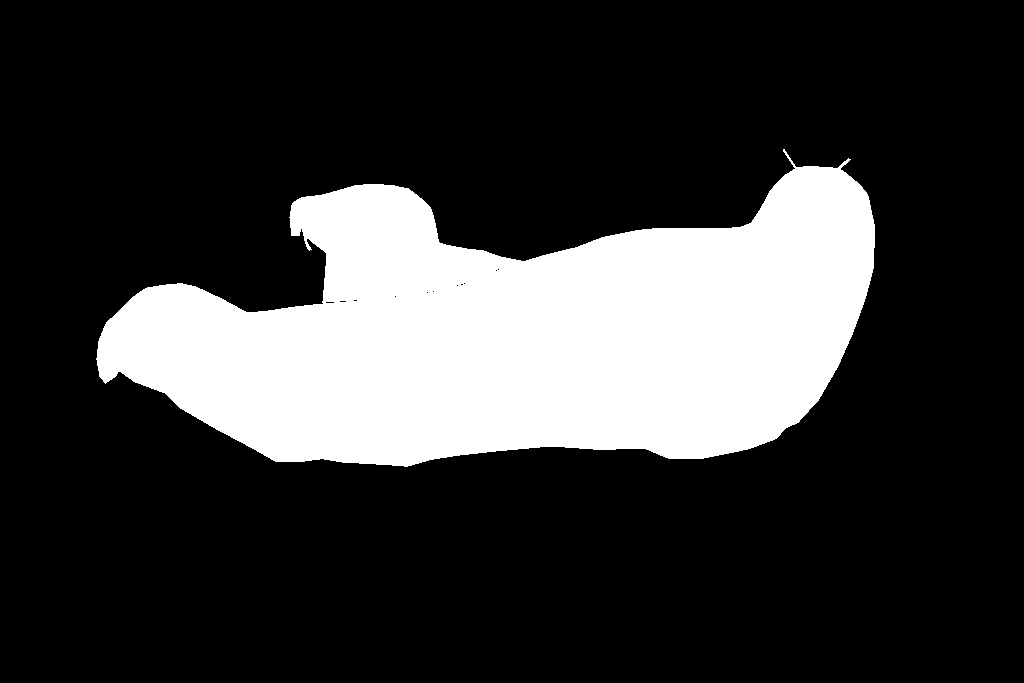
#> input picture test_img/GT/example.png, 1024 x 683 px, found by its file name
$ jupyter execute --allow-errors test_cod.ipynb
#> lines starting #> are read from the running program, lines starting #| are printed output that depends on the picture; after the words box and inside, x2 and y2 are one past the last pixel; in counts of white or black regions, pixels touching at a corner belong together
# 处理单张图片的推理测试
会有引用包的问题，正常如果要单独运行需要将脚本挪到segment-anything这个包的相同路径下

[cell 1]
import numpy as np
import cv2
import torch
import torchvision
import matplotlib.pyplot as plt

从ground_truth直接生成BBox的区域，用于模型输入的prompt
同时实现可视化

[cell 2]
def get_bbox(gt):
    """
    Given a ground truth segmentation image, returns a bounding box that completely encloses the segmentation.
    :param img: A ground truth segmentation image
    :return: A numpy array of the form [x1, y1, x2, y2] representing the bounding box
    """
    # Convert the image to binary
    _, binary = cv2.threshold(gt, 0, 255, cv2.THRESH_BINARY)

    # Find the contours of the binary image
    contours, _ = cv2.findContours(binary, cv2.RETR_EXTERNAL, cv2.CHAIN_APPROX_SIMPLE)

    # Find the bounding box of the contours
    x, y, w, h = cv2.boundingRect(contours[0])

    # Return the bounding box as a numpy array
    return np.array([x, y, x+w, y+h])

# 使用ipynb可视化操作
def show_box(box, ax):
    x0, y0 = box[0], box[1]
    w, h = box[2] - box[0], box[3] - box[1]
    ax.add_patch(plt.Rectangle((x0, y0), w, h, edgecolor='green', facecolor=(0,0,0,0), lw=2))

def show_mask(mask, ax, random_color=False):
    if random_color:
        color = np.concatenate([np.random.random(3), np.array([0.6])], axis=0)
    else:
        color = np.array([30/255, 144/255, 255/255, 0.6])
    h, w = mask.shape[-2:]
    mask_image = mask.reshape(h, w, 1) * color.reshape(1, 1, -1)
    ax.imshow(mask_image)

[cell 3]
# testing code for single-pic bbox generation
gt_path = '/root/segment-anything/SAM-COD/test_img/GT/example.png'
gt = cv2.imread(gt_path, cv2.IMREAD_GRAYSCALE)
#> gt: shape (683, 1024); 21.8% white; 1 white region
bbox = get_bbox(gt)
#> in get_bbox, `contours, _ = cv2.findContours(binary, cv2.RETR_EXTERNAL, cv2.CHAIN_AP..`: contours = 1 contour; box (x1, y1, x2, y2) and area: (96, 149, 875, 467) 151427
#> in get_bbox, `x, y, w, h = cv2.boundingRect(contours[0])`: x = 96; y = 149; w = 779; h = 318
#> bbox = [96, 149, 875, 467]

[cell 4]
plt.figure(figsize=(10, 10))
plt.imshow(gt)
show_box(bbox, plt.gca())
#> in show_box, `x0, y0 = box[0], box[1]`: x0 = 96; y0 = 149
#> in show_box, `w, h = box[2] - box[0], box[3] - box[1]`: w = 779; h = 318
plt.axis('off')
plt.show()
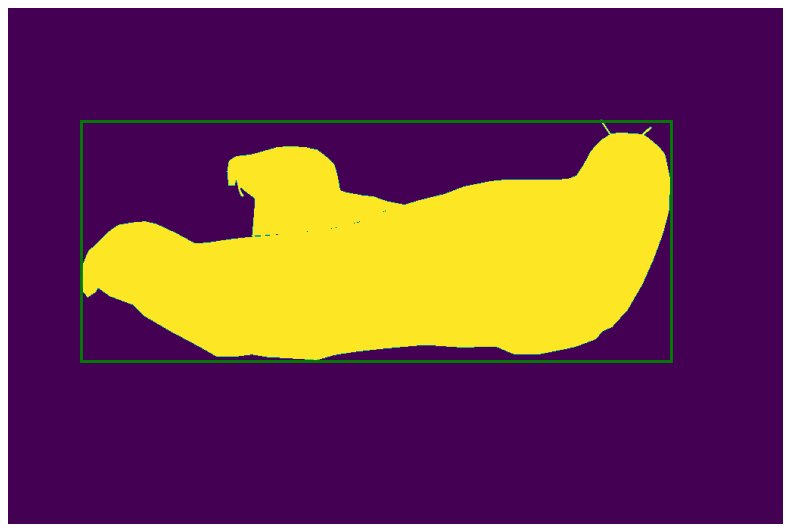
#> figure drawn by matplotlib, 1 panel
